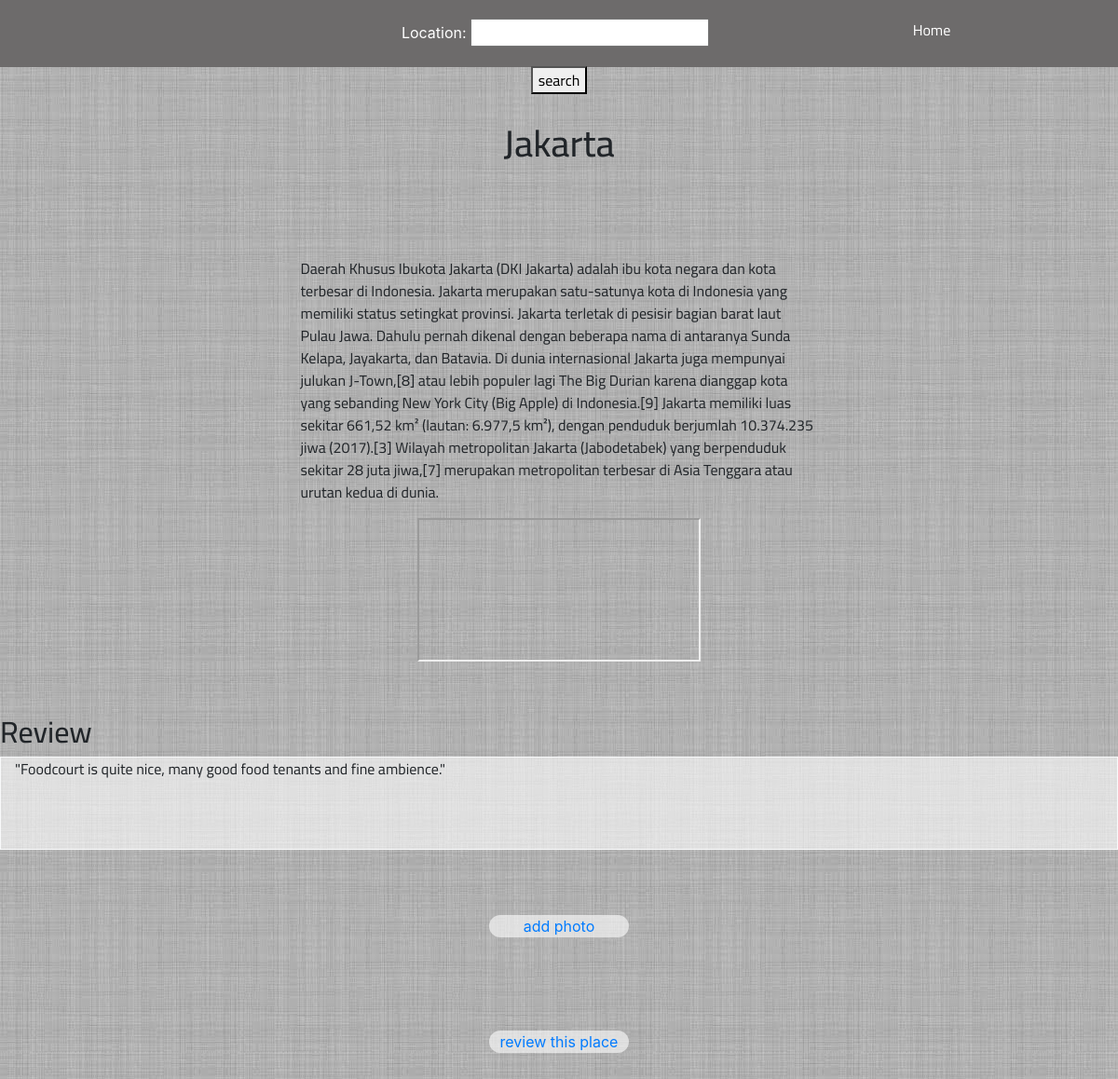
The app's page /detail/2 with its own data.
### website/models.py (models this page shows, shortened)
class Places(models.Model):
    name = models.CharField(max_length=255, help_text="Insert place name")
    description = models.TextField(max_length=1000, help_text="Insert place descriptions")
    maps = models.CharField(max_length=500, help_text='Insert html script from google maps')

class Review(models.Model):
    place_name = models.ForeignKey(Places, on_delete=models.CASCADE)
    review = models.TextField(max_length=500)

### website/views.py (the view)
# urls.py: path('detail/<int:place_id>', views.detail, name='detail'),
def detail(request, place_id):
    if request.method=='POST':
        string = location_to_search(request.POST)
        if string.is_valid():
            target=string.cleaned_data['location']
            filter_places=Places.objects.all().filter(name__contains=target)
            return render(request, 'search_result.html', {'places':filter_places, 'string':string})
    else:
        string = location_to_search()
    tempat = Places.objects.get(pk=place_id)
    gambar = Photos.objects.all().filter(place_name_id=tempat.id)
    testi = Review.objects.all().filter(place_name_id=tempat.id)
    context = {
        'tempat': tempat,
        'gambar': gambar,
        'testi': testi,
        'string': string,
        }
    return render(request, 'detail.html', context=context)

### website/forms.py
class location_to_search(forms.Form):
    location=forms.CharField(max_length=200)

### website/templates/detail.html (shortened to what this page needs)
{% extends 'base/base.html' %}
{% block body %}
<div class="container">
    <div class="body-detail">
    </div>
    <div class="row justify-content-center">
        <div class="col-12 nama_tempat text-center">
        <h1 class="alegreya">{{tempat.name}}<h1>
        </div>
    <br>
    <br>
    <div class="row justify-content-center my_carousel">
    </div>
    <br>
    <br>
    <div class="row justify-content-center">
        <div class="col-md-6 place_desc">
            <p class="alegreya">{{tempat.description}}</p>
        </div>
    </div>
    <br>
    <br>
    <div class="row justify-content-center">
        <div class="gambar_map">
            <iframe src="{{tempat.maps}}" class="map_desc"></iframe>
        </div>
    </div>
    <div class="review">
        <div class="row">
            <h2 class="alegreya">Review</h2>
        </div>
        {% for data in testi %}
        <div class="row justify-content-center border border-light testimoni">
            <div class="col-md-12">
                <p class="alegreya">{{data.review}}</p>
            </div>
        </div>
        {% endfor %}
    </div>
</div>
<div class="row justify-content-center add-location aligncenter">
    <p class="box">
        <a href="{% url 'photo form' %}">add photo</a>
    </p>
</div>
<div class="row justify-content-center add-location aligncenter">
        <p class="box">
            <a href="{% url 'review form' %}">review this place</a>
        </p>
    </div>
{% endblock %}

### website/templates/base/base.html (shortened to what this page needs)
{% load static %}
<!DOCTYPE html>
<html lang="en">
<head>
    <link rel="stylesheet" href="{% static 'CSS/bootstrap.min.css' %}">
    <link rel="stylesheet" href="{% static 'CSS/style.css' %}">
    <link rel="stylesheet" href="https://stackpath.bootstrapcdn.com/bootstrap/4.3.1/css/bootstrap.min.css">
</head>
<header class="fixed-top">
    <div class="container-fluid">
        <div class="row">
            <div class="col-4 aligncenter">
            </div>
            <div class="col-4 aligncenter">
                <form action="" method="post" class="headerForm">{% csrf_token %}
                    <ul class="list-unstyled">
                        <li class="list-inline-item white" >
                            {{string.as_p}}
                        </li>
                        <li class="list-inline-item" >
                            <button type="submit" class="alegreya">search</button>
                        </li>
                    </ul>
                </form>
            </div>
            <div class="col-4 aligncenter">
                <div class="headerForm">
                    <a href="{% url 'homepage' %}" class="white alegreya"> Home </a>
                </div>
            </div>
        </div>
    </div>
</header>
<body>
    {% block body %}
    {% endblock %}
</body>
</html>

### website/static/CSS/style.css (style rules this page uses)
header { padding: 0px 0px; background: #6d6b6b; height: 72px; }
.headerForm { padding-top: 20px; color: white; }
.white { color: white; }
.alegreya { font-family: 'Cairo'; }
body { background-image: url(../IMG/index.jpeg); }
.aligncenter { text-align: center; }
.box { background-color: none; width: 40%; height: 400px; display: table; border-radius: 30px; margin:40px; opacity: 1; }
.nama_tempat { margin: 20px; padding: 10px; }
.my_carousel { margin: 20px; padding: 10px; }
.testimoni { background-color: rgba(255, 255, 255, 0.6); height: 100px; width: 1200px; }
.review { padding: 10px; margin-top: 40px; }
.border { border: 10px solid grey; }
.border { border: 2px solid #6D6B6B !important; }
.body-detail { padding-top: 100px; }
.add-location { padding-top: 20px; margin-top: 0px; }
.add-location .box { width: 150px; height: 20px; background-color:rgba(255, 255, 255, 0.6); }

### records on screen
Places: name "Jakarta", description "Daerah Khusus Ibukota Jakarta (DKI Jakarta) adalah ibu kota negara dan kota terbesar di Indonesia. Jakarta merupakan satu-satunya kota di Indonesia yang memiliki status setingkat provinsi. Jakarta terletak di pesisir bagian barat laut Pulau Jawa. Dahulu pernah dikenal dengan beberapa nama di antaranya Sunda Kelapa, Jayakarta, dan Batavia. Di dunia internasional Jakarta juga mempunyai julukan J-Town,[8] atau lebih populer lagi The Big Durian karena dianggap kota yang sebanding New York City (Big Apple) di Indonesia.[9] Jakarta memiliki luas sekitar 661,52 km² (lautan: 6.977,5 km²), dengan penduduk berjumlah 10.374.235 jiwa (2017).[3] Wilayah metropolitan Jakarta (Jabodetabek) yang…"
Review: review "\"Foodcourt is quite nice, many good food tenants and fine ambience.\""
